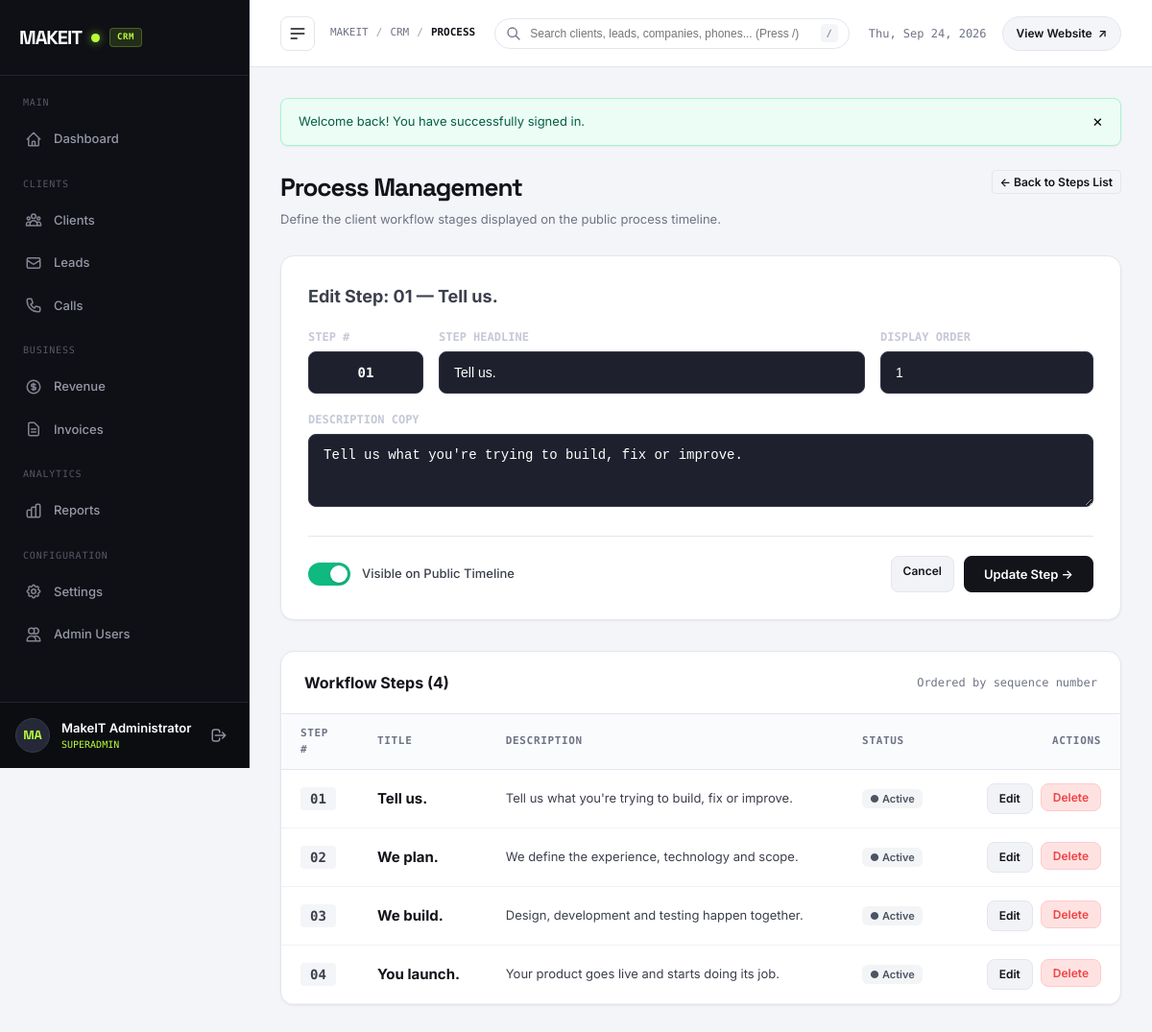
The app's page /admin/process.php?edit=1 (signed in) with its own data.
### tables this page shows
CREATE TABLE `process_steps` (
  `id` INT UNSIGNED NOT NULL AUTO_INCREMENT,
  `step_number` VARCHAR(10) NOT NULL,
  `title` VARCHAR(150) NOT NULL,
  `description` TEXT NOT NULL,
  `display_order` INT NOT NULL DEFAULT 0,
  `status` ENUM('published', 'draft') NOT NULL DEFAULT 'published',
  `created_at` DATETIME NOT NULL DEFAULT CURRENT_TIMESTAMP,
  `updated_at` DATETIME NOT NULL DEFAULT CURRENT_TIMESTAMP ON UPDATE CURRENT_TIMESTAMP,
  PRIMARY KEY (`id`),
  KEY `idx_process_status_order` (`status`, `display_order`)
);

### admin/process.php (called while the page is built, shortened)
<?php
require __DIR__ . '/pages/process.php';

### config/database.php (called while the page is built, shortened)
<?php
final class Database
{
    private static ?self $instance = null;
    private ?PDO $pdo = null;
    private function __construct()
    {
        $dsn = sprintf(
            'mysql:host=%s;port=%d;dbname=%s;charset=%s',
            DB_HOST,
            DB_PORT,
            DB_NAME,
            DB_CHARSET
        );
        $options = [
            PDO::ATTR_ERRMODE            => PDO::ERRMODE_EXCEPTION,
            PDO::ATTR_DEFAULT_FETCH_MODE => PDO::FETCH_ASSOC,
            PDO::ATTR_EMULATE_PREPARES   => false,
            PDO::ATTR_PERSISTENT         => false,
            PDO::ATTR_TIMEOUT            => 1,
        ];
        try {
            $this->pdo = new PDO($dsn, DB_USER, DB_PASS, $options);
            $this->pdo->exec("SET NAMES " . DB_CHARSET . " COLLATE utf8mb4_unicode_ci");
            $this->ensureSchema();
        } catch (PDOException $e) {
            $this->connectionError = $e->getMessage();
            $sqlitePath = dirname(__DIR__) . '/database/makeit.sqlite';
            $initScript = dirname(__DIR__) . '/database/init_sqlite.php';
            if (file_exists($initScript)) {
                require_once $initScript;
                try {
                    $this->pdo = init_sqlite_database($sqlitePath);
                } catch (\Throwable $sqliteEx) {
                    $this->pdo = null;
                    error_log("SQLite Fallback Notice: " . $sqliteEx->getMessage());
                }
            } else {
                $this->pdo = null;
            }
            error_log("MySQL Connection Notice: " . $e->getMessage());
        }
    }
    private function ensureSchema(): void
    {
        try {
            $driver = $this->pdo->getAttribute(PDO::ATTR_DRIVER_NAME);
            if ($driver === 'mysql') {
                $invCols = $this->pdo->query("SHOW COLUMNS FROM invoices")->fetchAll(PDO::FETCH_COLUMN);
                $revCols = $this->pdo->query("SHOW COLUMNS FROM revenue")->fetchAll(PDO::FETCH_COLUMN);
                $leadCols = $this->pdo->query("SHOW COLUMNS FROM leads")->fetchAll(PDO::FETCH_COLUMN);
                $callCols = $this->pdo->query("SHOW COLUMNS FROM calls")->fetchAll(PDO::FETCH_COLUMN);
            }
        } catch (\Throwable $ex) {
            error_log("Schema auto-migration notice: " . $ex->getMessage());
        }
    }
    public static function getInstance(): self
    {
        if (self::$instance === null) {
            self::$instance = new self();
        }
        return self::$instance;
    }
    public function query(string $sql, array $params = []): PDOStatement
    {
        $stmt = $this->pdo->prepare($sql);
        $stmt->execute($params);
        return $stmt;
    }
    public function fetchAll(string $sql, array $params = []): array
    {
        $stmt = $this->query($sql, $params);
        return $stmt->fetchAll();
    }
}

### includes/security.php (called while the page is built, shortened)
<?php
function e(mixed $value): string
{
    return htmlspecialchars((string)$value, ENT_QUOTES | ENT_HTML5, 'UTF-8');
}

### admin/pages/process.php (the view, shortened to what this page needs)
<?php
$db = Database::getInstance();
$steps = [];
try {
    $steps = $db->fetchAll("SELECT * FROM process_steps ORDER BY display_order ASC, id ASC");
} catch (\Throwable $e) {
    error_log("Process fetch notice: " . $e->getMessage());
}
$editingStep = null;
$editId = (int)($_GET['edit'] ?? 0);
if ($editId > 0) {
    foreach ($steps as $st) {
        if ((int)$st['id'] === $editId) {
            $editingStep = $st;
            break;
        }
    }
}
require_once dirname(__DIR__) . '/includes/admin_header.php';
?>
  <div class="page-header">
    <div>
      <h1 class="page-title">Process Management</h1>
      <p class="page-subtitle">Define the client workflow stages displayed on the public process timeline.</p>
    </div>
    <div>
      <?php if ($editingStep): ?>
        <a href="process.php" class="btn-action">&larr; Back to Steps List</a>
      <?php else: ?>
        <a href="#stepFormCard" class="btn-primary-admin" id="btnOpenCreateModal">
          + Add New Step
        </a>
      <?php endif; ?>
    </div>
  </div>
  <div class="data-card" style="padding: 28px; margin-bottom: 32px; <?= $editingStep ? '' : 'display: none;' ?>" id="stepFormCard">
    <div style="display: flex; align-items: center; justify-content: space-between; margin-bottom: 20px;">
      <h2 style="font-size: 18px; font-weight: 700; margin: 0;">
        <?= $editingStep ? 'Edit Step: ' . e($editingStep['step_number']) . ' — ' . e($editingStep['title']) : 'Add Process Step' ?>
      </h2>
    </div>
    <form method="POST" action="process.php" class="admin-form">
      <div style="display: grid; grid-template-columns: 120px 2fr 1fr; gap: 16px;">
        <div class="admin-form-group">
          <label for="step_number" class="admin-form-label">Step #</label>
          <input
            type="text"
            id="step_number"
            name="step_number"
            class="admin-form-input"
            required
            placeholder="01"
            value="<?= e($editingStep['step_number'] ?? sprintf('%02d', count($steps) + 1)) ?>"
            style="font-family: 'DM Mono', monospace; font-weight: 700; text-align: center;"
          />
        </div>
        <div class="admin-form-group">
          <label for="title" class="admin-form-label">Step Headline</label>
          <input
            type="text"
            id="title"
            name="title"
            class="admin-form-input"
            required
            placeholder="e.g. Tell us."
            value="<?= e($editingStep['title'] ?? '') ?>"
          />
        </div>
        <div class="admin-form-group">
          <label for="display_order" class="admin-form-label">Display Order</label>
          <input
            type="number"
            id="display_order"
            name="display_order"
            class="admin-form-input"
            min="0"
            value="<?= (int)($editingStep['display_order'] ?? (count($steps) + 1)) ?>"
          />
        </div>
      </div>
      <div class="admin-form-group">
        <label for="description" class="admin-form-label">Description Copy</label>
        <textarea
          id="description"
          name="description"
          rows="3"
          class="admin-form-input"
          required
          placeholder="Tell us what you're trying to build, fix or improve."
        ><?= e($editingStep['description'] ?? '') ?></textarea>
      </div>
      <div style="display: flex; align-items: center; justify-content: space-between; margin-top: 24px; padding-top: 20px; border-top: 1px solid var(--border-light);">
        <div style="display: flex; align-items: center; gap: 12px;">
          <label class="switch-toggle">
            <span class="switch-slider"></span>
          </label>
          <span style="font-size: 13px; font-weight: 500;">Visible on Public Timeline</span>
        </div>
        <div style="display: flex; gap: 10px;">
          <?php if ($editingStep): ?>
            <a href="process.php" class="btn-edit-admin">Cancel</a>
          <?php endif; ?>
          <button type="submit" class="btn-primary-admin">
            <?= $editingStep ? 'Update Step &rarr;' : 'Save Step &rarr;' ?>
          </button>
        </div>
      </div>
    </form>
  </div>
  <div class="data-card">
    <div class="data-card-header">
      <h2 class="data-card-title">Workflow Steps (<?= count($steps) ?>)</h2>
      <span style="font-size: 12px; color: var(--text-muted); font-family: 'DM Mono', monospace;">
        Ordered by sequence number
      </span>
    </div>
    <div class="table-responsive">
      <?php if (empty($steps)): ?>
        <div class="empty-state">No process steps found. Click "+ Add New Step" above.</div>
      <?php else: ?>
        <table class="admin-table">
          <thead>
            <tr>
              <th style="width: 80px;">Step #</th>
              <th>Title</th>
              <th>Description</th>
              <th>Status</th>
              <th style="text-align: right; width: 180px;">Actions</th>
            </tr>
          </thead>
          <tbody>
            <?php foreach ($steps as $st): ?>
              <tr>
                <td>
                  <span style="font-family: 'DM Mono', monospace; font-size: 14px; font-weight: 700; background: var(--main-bg); padding: 4px 10px; border-radius: 4px;">
                    <?= e($st['step_number']) ?>
                  </span>
                </td>
                <td>
                  <strong style="font-size: 15px; color: var(--text-dark);"><?= e($st['title']) ?></strong>
                </td>
                <td style="color: var(--text-body); font-size: 13px; max-width: 480px;">
                  <?= e($st['description']) ?>
                </td>
                <td>
                  <form method="POST" action="process.php" style="display: inline;">
                    <button
                      type="submit"
                      class="status-pill <?= $st['status'] === 'published' ? 'status-closed' : 'status-contacted' ?>"
                      title="Click to toggle status"
                      style="cursor: pointer;"
                    >
                      <?= $st['status'] === 'published' ? '● Active' : '○ Draft' ?>
                    </button>
                  </form>
                </td>
                <td style="text-align: right;">
                  <div style="display: inline-flex; gap: 8px;">
                    <a href="process.php?edit=<?= (int)$st['id'] ?>" class="btn-edit-admin">
                      Edit
                    </a>
                    <form method="POST" action="process.php" style="display: inline;">
                      <button
                        type="submit"
                        class="btn-danger-admin"
                        data-confirm="Are you sure you want to delete step '<?= e($st['step_number']) ?> — <?= e($st['title']) ?>'?"
                        data-confirm-title="Delete Process Step"
                        data-confirm-btn="Yes, Delete"
                      >
                        Delete
                      </button>
                    </form>
                  </div>
                </td>
              </tr>
            <?php endforeach; ?>
          </tbody>
        </table>
      <?php endif; ?>
    </div>
  </div>
<?php require_once dirname(__DIR__) . '/includes/admin_footer.php'; ?>

### records on screen
process_steps: step_number "01", title "Tell us.", display_order "1", description "Tell us what you're trying to build, fix or improve.", status "● Active"
process_steps: step_number "02", title "We plan.", description "We define the experience, technology and scope.", status "● Active"
process_steps: step_number "03", title "We build.", description "Design, development and testing happen together.", status "● Active"
process_steps: step_number "04", title "You launch.", description "Your product goes live and starts doing its job.", status "● Active"

### other values on screen
$initials "MA"
$adminName "MakeIT Administrator"
$currentAdmin['role'] "SUPERADMIN"
$breadcrumb "PROCESS"
$msg "Welcome back! You have successfully signed in."
count($steps) "4"
